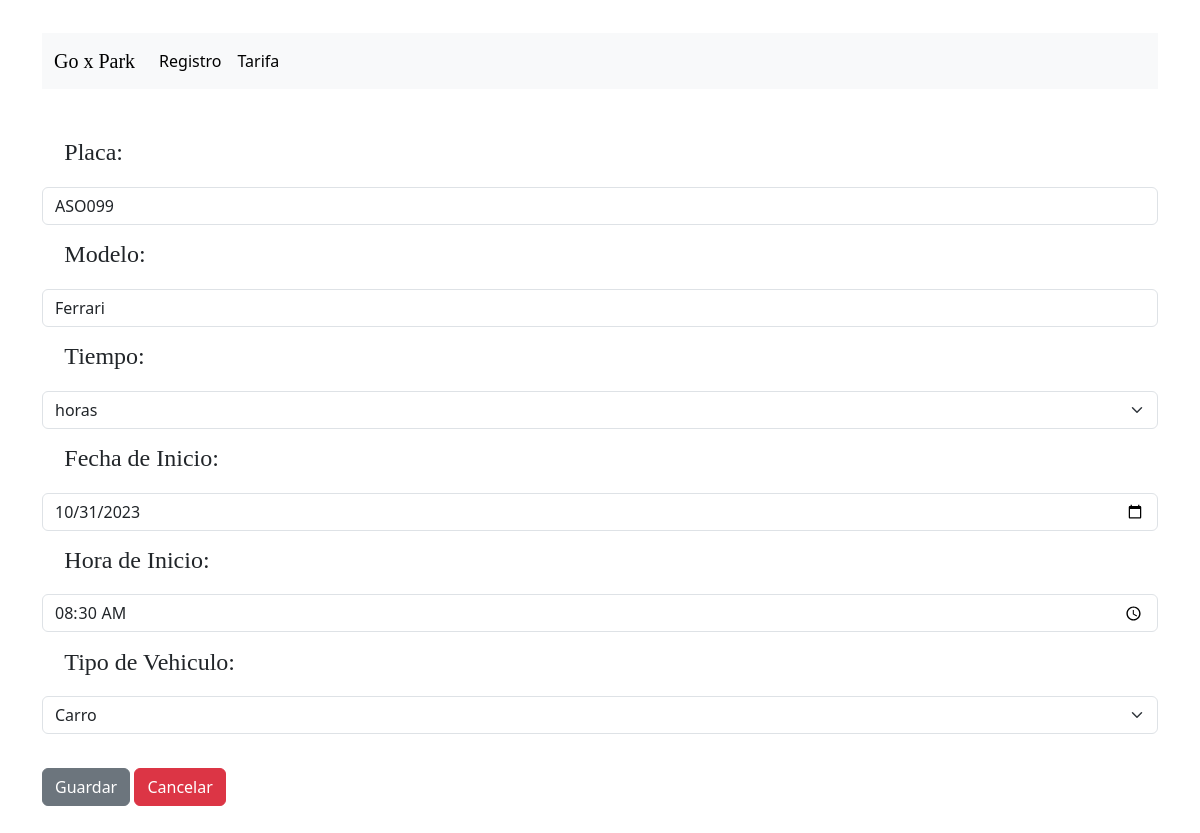
/update.php?id_vehi=47, run on the app's committed database.
### tables this page shows
CREATE TABLE `vehiculos` (
  `id_vehi` int(11) NOT NULL,
  `placa` varchar(10) DEFAULT NULL,
  `modelo` varchar(20) DEFAULT NULL,
  `fecha_inicio` date DEFAULT NULL,
  `hora_inicio` time DEFAULT NULL,
  `fk_tipo` int(11) DEFAULT NULL,
  `cedula` int(11) DEFAULT NULL,
  `fk_tiempo` int(11) DEFAULT NULL,
  `visible` tinyint(4) DEFAULT 1,
  `fecha_salida` date DEFAULT NULL,
  `hora_salida` time DEFAULT NULL
);

### update.php (the view, shortened to what this page needs)
<?php
include 'conexion.php';
if (isset($_GET['id_vehi'])) {
    $id_vehi = (int)$_GET['id_vehi'];
    $buscar_vehi = $conetion->prepare('SELECT * FROM vehiculos WHERE id_vehi=:id_vehi');
    $buscar_vehi->execute(array(':id_vehi' => $id_vehi));
    $resultado_vehi = $buscar_vehi->fetch();
} else {
    header('Location: index.php');
}
?>
<!DOCTYPE html>
<html lang="en">
<head>
    <link href="https://cdn.jsdelivr.net/npm/bootstrap@5.3.3/dist/css/bootstrap.min.css" rel="stylesheet">
</head>
<body>
    <div class="container">
        <div class="row">
            <div class="col">
            <nav class="navbar navbar-expand-lg bg-body-tertiary menu">
                <div class="container-fluid">
                    <a class="navbar-brand ti" href="inicio.php">Go x Park</a>
                    <div class="collapse navbar-collapse" id="navbarNavDropdown">
                        <ul class="navbar-nav">
                        <li class="nav-item">
                          <a class="nav-link active" aria-current="page" href="index.php">Registro</a>
                        </li>
                        <li class="nav-item">
                           <a class="nav-link active" aria-current="page" href="inicio.php#tarifa">Tarifa</a>
                       </li>
                        </ul>
                    </div>
                </div>
            </nav>
                <form class="formi" action="" method="POST">
                    <div class="form-group">
                        <label class="lab" for="placa">Placa:</label>
                        <input type="text" name="placa" value="<?php echo $resultado_vehi['placa']; ?>" class="form-control">
                    </div>
                    <div class="form-group">
                        <label class="lab" for="modelo">Modelo:</label>
                        <input type="text" name="modelo" value="<?php echo $resultado_vehi['modelo']; ?>" class="form-control">
                    </div>
                    <div class="form-group">
                        <label class="lab" for="tiempo">Tiempo:</label>
                        <select id="tiempo_select" class="form-select " name="tiempo_select" onchange="mostrarOcultarCampos()">
                            <?php
                            $registros_tiempo = mysqli_query($conexion, "SELECT * from tiempo order by id_tiempo") or
                                die("Problemas en el select:" . mysqli_error($conexion));
                            while ($reg_tiempo = mysqli_fetch_array($registros_tiempo)) {
                                $selected = ($reg_tiempo['id_tiempo'] == $resultado_vehi['fk_tiempo']) ? 'selected' : '';
                                echo '<option value="' . $reg_tiempo['id_tiempo'] . '" ' . $selected . '>' . $reg_tiempo['servicio'] . '</option>';
                            }
                            ?>
                        </select>
                    </div>
                    <div class="form-group">
                        <label class="lab" for="fecha_inicio">Fecha de Inicio:</label>
                        <input type="date" name="fecha_inicio" value="<?php echo $resultado_vehi['fecha_inicio']; ?>" class="form-control">
                    </div>
                    <div class="form-group">
                        <label class="lab" for="hora_inicio">Hora de Inicio:</label>
                        <input type="time" name="hora_inicio" value="<?php echo $resultado_vehi['hora_inicio']; ?>" class="form-control">
                    </div>
                    <div class="form-group">
                        <label class="lab" for="tipo_vehi">Tipo de Vehiculo:</label>
                        <select class="form-select" name="tipo_vehi">
                            <?php
                            $registros_tipo = mysqli_query($conexion, "SELECT * from tipo_tarifa order by id_tipo") or
                                die("Problemas en el select:" . mysqli_error($conexion));
                            while ($reg_tipo = mysqli_fetch_array($registros_tipo)) {
                                $selected = ($reg_tipo['id_tipo'] == $resultado_vehi['fk_tipo']) ? 'selected' : '';
                                echo '<option value="' . $reg_tipo['id_tipo'] . '" ' . $selected . '>' . $reg_tipo['tipo'] . '</option>';
                            }
                            ?>
                        </select>
                    </div>
                    <input  type="submit" name="guardar" value="Guardar" class="btn btn-secondary boton">
                    <a  href="index.php" class="btn btn-danger boton">Cancelar</a>
                </form>
            </div>
        </div>
    </div>
</body>
</html>

### update.php (style rules this page uses)
.ti { font-family: 'calle'; }
.menu { margin-top: 3%; }
.formi { margin-top:3%; }
.lab { font-family: 'calle'; margin-left: 2%; margin-bottom: 1.5%; margin-top: 1%; font-size: 1.5em; }
.boton { margin-top: 3%; margin-bottom: 5%; }

### data on the page
vehiculos: placa "ASO099", modelo "Ferrari", fecha_inicio "10/31/2023", hora_inicio "08:30:00"

### other printed values
form field tiempo_select "horas"
form field tipo_vehi "Carro"
